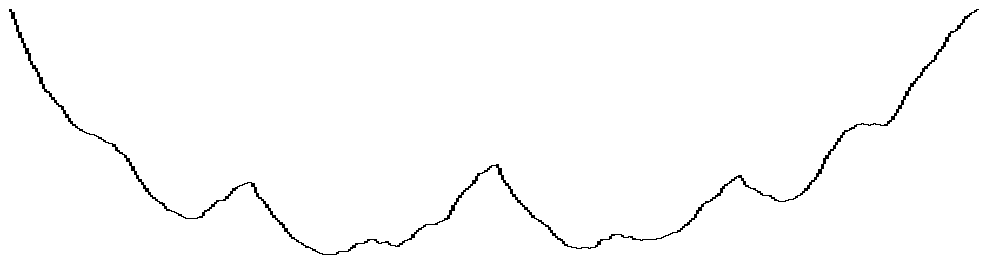
%> input picture Topic 07 - Image Transforms/CODES/lunar.bmp, 984 x 268 px
$ octave s44Filters.m   (GNU Octave 9; MATLAB toolbox functions it lacks are replaced by stand-ins)
%> lines starting %> are read from the running program, lines starting %| are printed output that depends on the picture
%%%%%%%%%%%%%%%%%%%%%%%%%%%%%%%%%%%%%%%%%%%%%
% Autor: Alexandre Zaghetto                 %
% Data: 07/06/2017                          %
% Local: McGill University                  %
%%%%%%%%%%%%%%%%%%%%%%%%%%%%%%%%%%%%%%%%%%%%%
% DWT: Filters                              %
%                                           %
%%%%%%%%%%%%%%%%%%%%%%%%%%%%%%%%%%%%%%%%%%%%%


clear all
close all
clc

% Pre-processing image and generating a 1-D signal
I = imread('lunar.bmp');
%> I is the input picture: size 268x984 uint8; 98.9% white; black in thin lines or dots
I = not(I);
%> I: size 268x984 logical; 1.1% white in thin lines or dots

Iant = I;
Imorp = bwmorph(I,'thin');
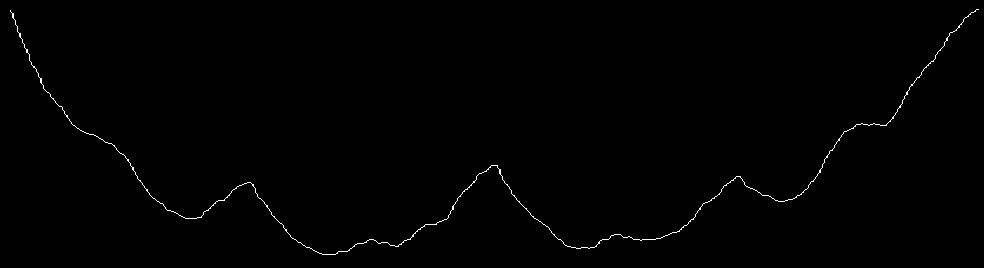
%> Imorp: size 268x984 logical; 0.5% white in thin lines or dots

while( sum(sum(abs(Iant-Imorp)))~=0 )
    Iant = Imorp;
    Imorp = bwmorph(Iant,'thin');
end
%> this loop made 2 passes
%> pass 1, `Imorp = bwmorph(Iant,'thin');`:
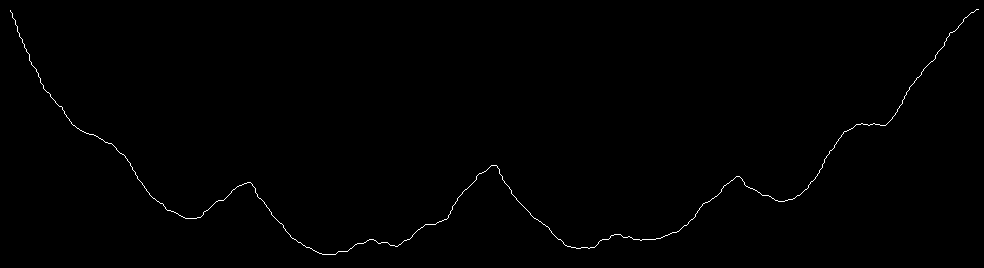
%> Imorp: size 268x984 logical; 0.44% white in thin lines or dots

[y, x] = find(Imorp == 1);
%> y = 1162 values from 10 to 255; x = 1162 values from 11 to 979
maxy = max(y);
%> maxy = 255
y = maxy-y;
%> y = 1162 values, max 245 at index 1160, min 0 at index 404, mean 80.73
y = y-min(y);
y = y/max(y);
%> y = 1162 values, max 1 at index 1160, min 0 at index 404, mean 0.33

% Filter associated with a specific wavelet
[LO_D,HI_D,LO_R,HI_R] = wfilters('db4');

%> (the run ends here)
